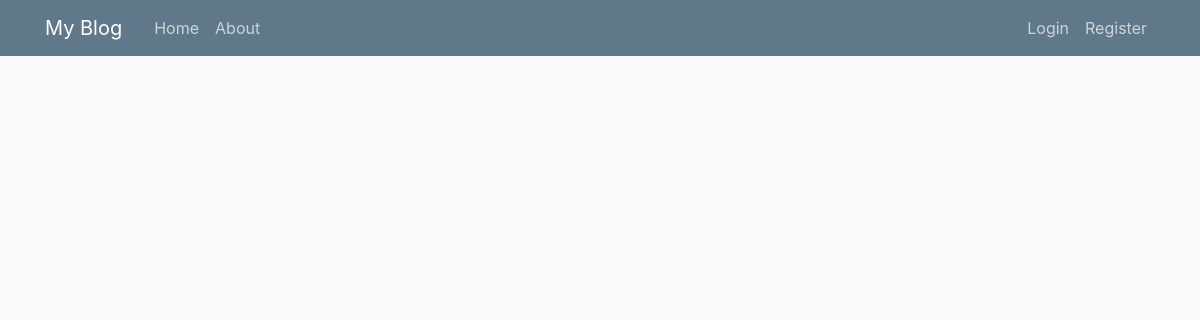
Before: / with the older database file.
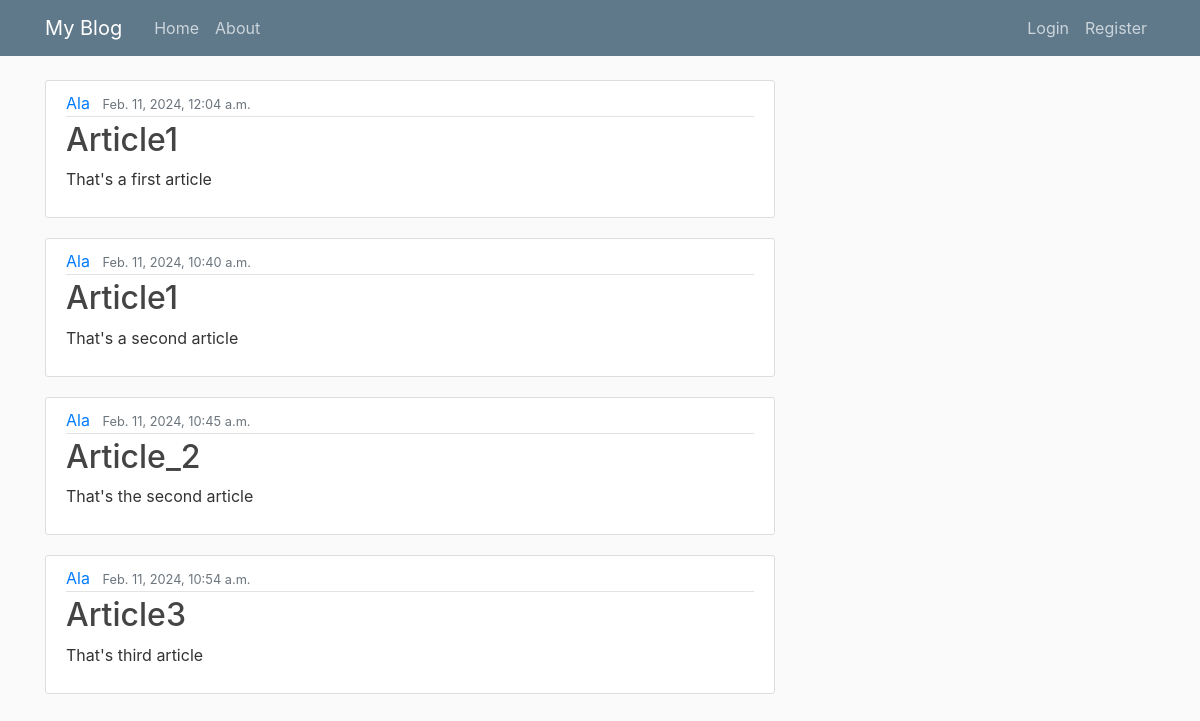
After: the same page with the newer database file.
### blog/models.py (models this page shows, shortened)
class Article(models.Model):
    title = models.CharField(max_length=100)
    content = models.TextField()
    date_posted = models.DateTimeField(default=timezone.now)
    author = models.ForeignKey(User, on_delete=models.CASCADE)

### blog/views.py (the view)
# urls.py: 2. Add a URL to urlpatterns:  path('', views.home, name='home')
def home(request):
    return render(request, 'blog/home.html', {'title': 'Home', 'posts': Article.objects.all()})

### blog/templates/blog/home.html
{% extends 'blog/base.html' %}
{% block content %}
    {% for post in posts %}
        <article class="media content-section">
            <div class="media-body">
                <div class="article-metadata">
                    <a class="mr-2" href="#">{{ post.author }}</a>
                    <small class="text-muted">{{ post.date_posted }}</small>
                </div>
                <h2><a class="article-title" href="#">{{ post.title }}</a></h2>
                <p class="article-content">{{ post.content }}</p>
            </div>
        </article>
    {% endfor %}
{% endblock %}

### blog/templates/blog/base.html (shortened to what this page needs)
{% load static %}
<!DOCTYPE html>
<html>
<head>
    <link rel="stylesheet" href="https://stackpath.bootstrapcdn.com/bootstrap/4.3.1/css/bootstrap.min.css">
    <link rel="stylesheet" type="text/css" href="{% static 'blog/base.css' %}" />
</head>
<body>
    <header class="site-header">
        <nav class="navbar navbar-expand-md navbar-dark bg-steel fixed-top">
            <div class="container">
                <a class="navbar-brand mr-4" href="/">My Blog</a>
                <div class="collapse navbar-collapse" id="navbarToggle">
                    <div class="navbar-nav mr-auto">
                        <a class="nav-item nav-link" href="{% url 'blog-home' %}">Home</a>
                        <a class="nav-item nav-link" href="{% url 'blog-about' %}">About</a>
                    </div>
                    <div class="navbar-nav">
                        <a class="nav-item nav-link" href="#">Login</a>
                        <a class="nav-item nav-link" href="register/">Register</a>
                    </div>
                </div>
            </div>
        </nav>
    </header>
    <main role="main" class="container">
        <div class="row">
            <div class="col-md-8">
                {% block content %}{% endblock %}
            </div>
        </div>
    </main>
</body>
</html>

### blog/static/blog/base.css (style rules this page uses)
body { background: #fafafa; color: #333333; margin-top: 5rem; }
h1, h2, h3, h4, h5, h6 { color: #444444; }
.bg-steel { background-color: #5f788a; }
.site-header .navbar-nav .nav-link { color: #cbd5db; }
.content-section { background: #ffffff; padding: 10px 20px; border: 1px solid #dddddd; border-radius: 3px; margin-bottom: 20px; }
.article-title { color: #444444; }
.article-content { white-space: pre-line; }
.article-metadata { padding-bottom: 1px; margin-bottom: 4px; border-bottom: 1px solid #e3e3e3 }

Changed rows visible on the page:
added Article: author "Ala", date_posted "Feb. 11, 2024, 12:04 a.m.", title "Article1", content "That's a first article"
added Article: author "Ala", date_posted "Feb. 11, 2024, 10:40 a.m.", title "Article1", content "That's a second article"
added Article: author "Ala", date_posted "Feb. 11, 2024, 10:45 a.m.", title "Article_2", content "That's the second article"
added Article: author "Ala", date_posted "Feb. 11, 2024, 10:54 a.m.", title "Article3", content "That's third article"
